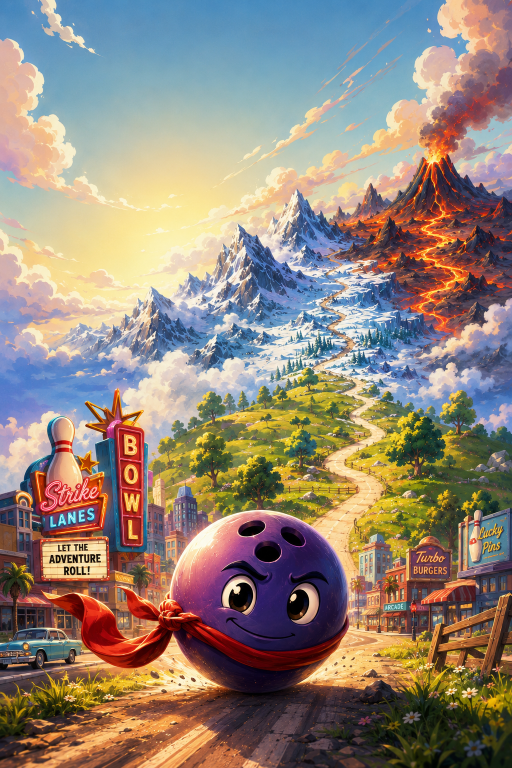
#> input picture art/abismo-vertical.png, 1024 x 1536 px, given in place of abismo-icon.png, which was not available (shown at 1/2 size); the run also reads 1 picture not shown here
$ python process_art.py
#> lines starting #> are read from the running program, lines starting #| are printed output that depends on the picture; pictures that were not available may be replaced by others from this repository, and a replacement may not be noted
#!/usr/bin/env python3
from PIL import Image
base = "/Users/clickcom/Documents/abismo"

# --- ICONO: recorte cuadrado centrado en la bola (de la imagen cuadrada 1254x1254) ---
src = Image.open(f"{base}/abismo-icon.png").convert("RGB")
#> src is the input picture: PIL image 1024x1536 RGB; mean R, G, B 147, 132.9, 120.6
crop = src.crop((200, 275, 1100, 1175))   # 900x900 centrado en la bola + pañuelo
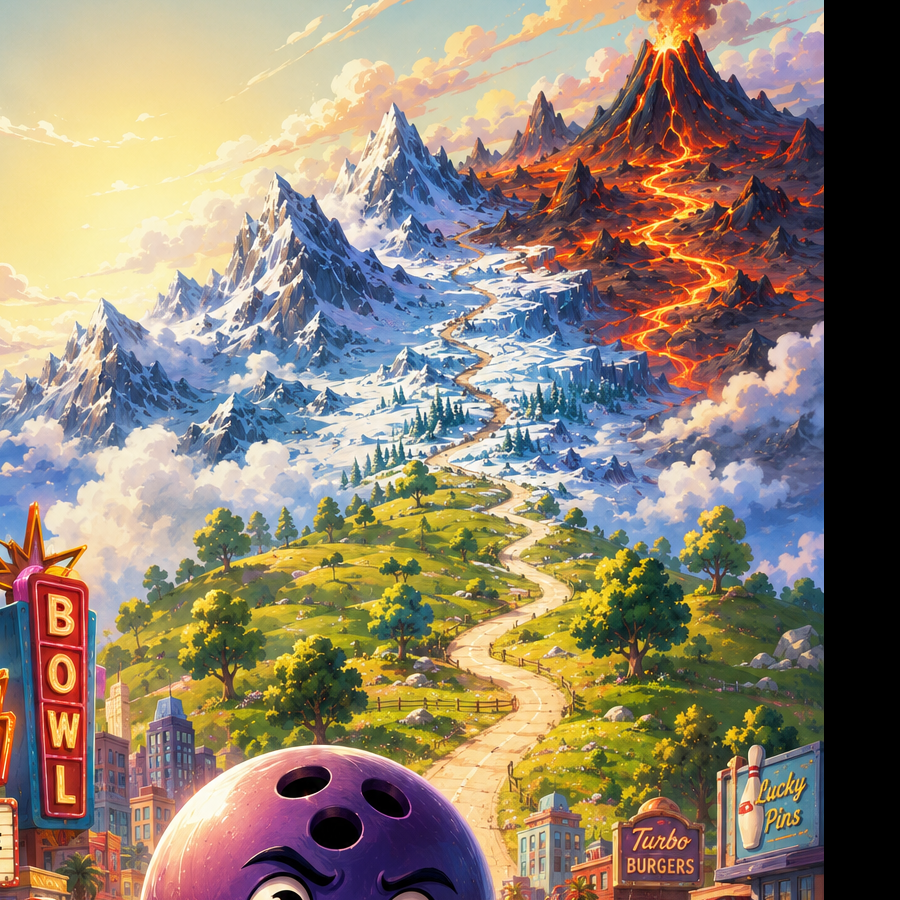
#> crop: PIL image 900x900 RGB; mean R, G, B 143.6, 130, 113.2
for size, name in [(512, "icon-512.png"), (192, "icon-192.png"), (180, "apple-touch-icon.png")]:
    crop.resize((size, size), Image.LANCZOS).save(f"{base}/{name}", optimize=True)
    print("icono", name)
#> this loop made 3 passes
#> pass 1, `crop.resize((size, size), Image.LANCZOS).save(f"{base}/{name}", optimi..`:
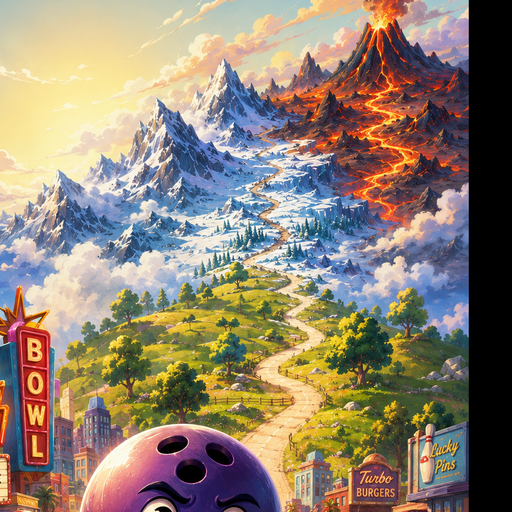
#> saved as icon-512.png: PIL image 512x512 RGB; mean R, G, B 143.6, 130, 113.2
#> pass 2, `crop.resize((size, size), Image.LANCZOS).save(f"{base}/{name}", optimi..`:
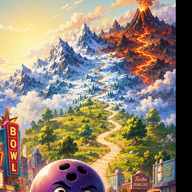
#> saved as icon-192.png: PIL image 192x192 RGB; mean R, G, B 143.6, 130, 113.2

# --- OG (preview al compartir): cuadrada con la bola, JPEG ligero ---
crop.resize((800, 800), Image.LANCZOS).save(f"{base}/abismo-og.jpg", quality=86, optimize=True)
print("og abismo-og.jpg")

# --- PORTADA (splash de inicio): la vertical optimizada ---
port = Image.open(f"{base}/abismo-vertical.png").convert("RGB")
port.save(f"{base}/abismo-portada.jpg", quality=84, optimize=True, progressive=True)
print("portada abismo-portada.jpg", port.size)
#| portada abismo-portada.jpg (1024, 1536)
print("OK")
